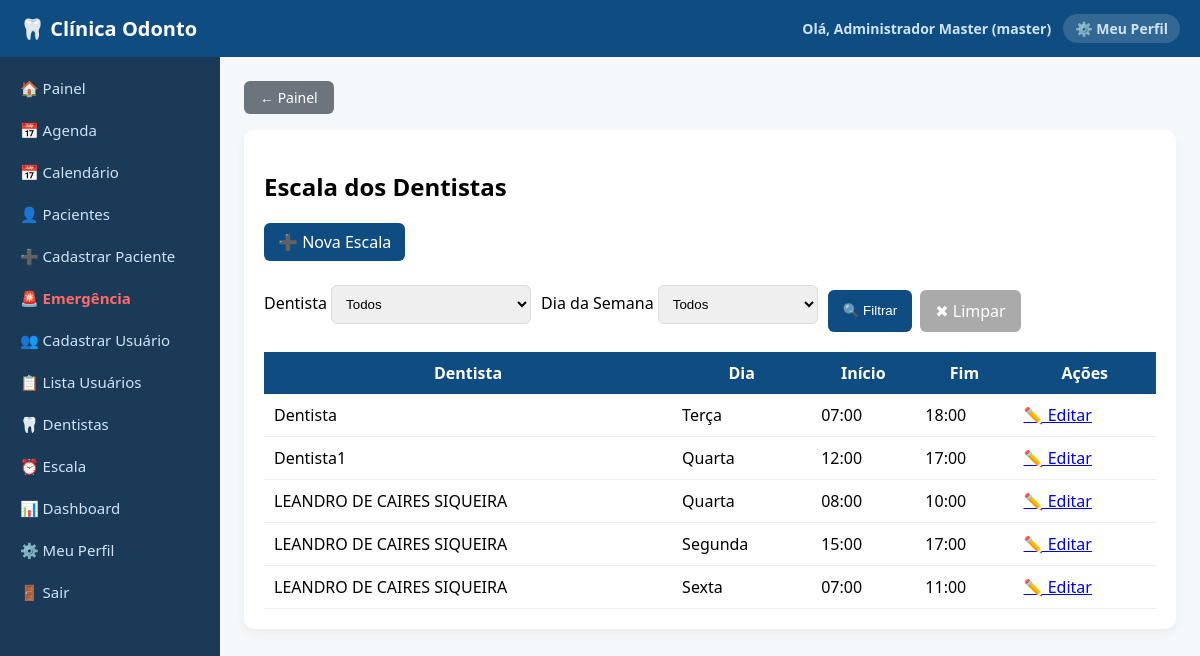
The page /escala (signed in) on the database as committed earlier.
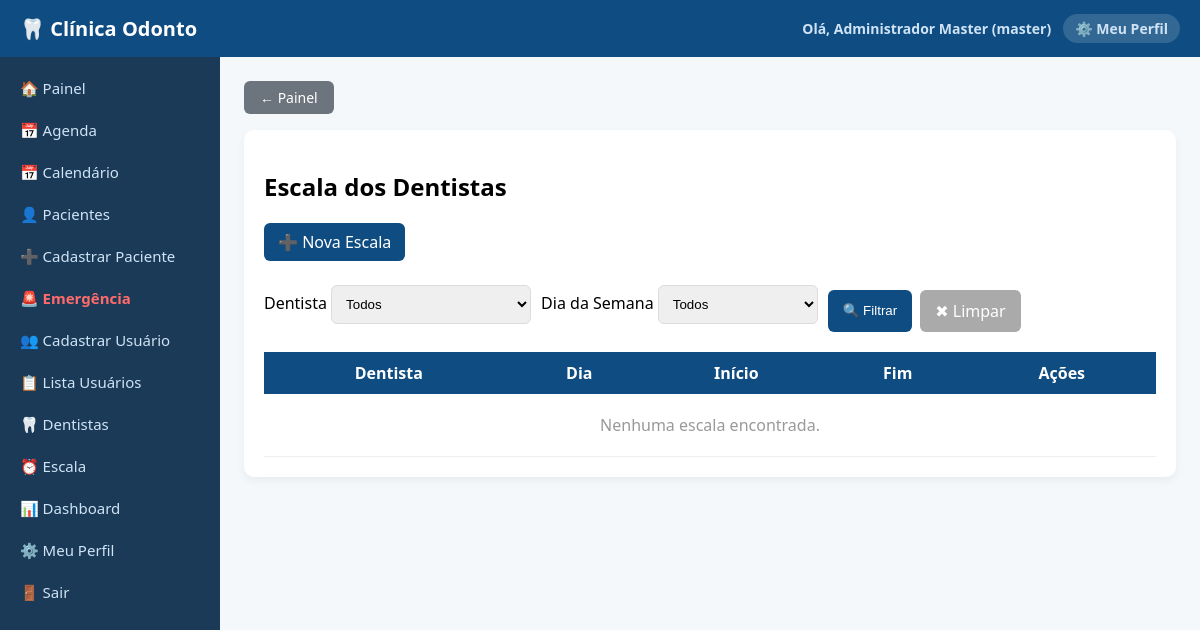
The same page on the database as committed later.
### tables this page shows
CREATE TABLE escala_dentistas (
            id INTEGER PRIMARY KEY AUTOINCREMENT,
            dentista_id INTEGER,
            dia_semana TEXT,
            hora_inicio TEXT,
            hora_fim TEXT
        );

CREATE TABLE usuarios (
            id INTEGER PRIMARY KEY AUTOINCREMENT,
            nome TEXT,
            email TEXT UNIQUE,
            senha TEXT,
            tipo TEXT,
            especialidade TEXT,
            cro TEXT
        );

### routes/consultas.py (the view)
@consultas.route('/escala')
@tipo_required(['master', 'admin', 'operador', 'atendente', 'dentista'])
def escala():
    tipo = session.get('usuario_tipo')
    dentista_id = request.args.get('dentista_id')
    dia_semana  = request.args.get('dia_semana')
    conn = get_db_connection()
    cur = conn.cursor()
    query = 'SELECT e.*, u.nome as dentista_nome FROM escala_dentistas e LEFT JOIN usuarios u ON u.id = e.dentista_id WHERE 1=1'
    params = []
    if tipo == 'dentista':
        query += f' AND e.dentista_id = {p()}'
        params.append(session.get('usuario_id'))
    elif dentista_id:
        query += f' AND e.dentista_id = {p()}'; params.append(dentista_id)
    if dia_semana:
        query += f' AND e.dia_semana = {p()}'; params.append(dia_semana)
    query += ' ORDER BY u.nome, e.dia_semana'
    cur.execute(query, params)
    lista = fetch_all(cur, cur.fetchall())
    cur.execute("SELECT * FROM usuarios WHERE tipo = 'dentista' ORDER BY nome")
    dents = fetch_all(cur, cur.fetchall())
    conn.close()
    pode_editar = tipo in ['master', 'admin', 'operador']
    return render_template('escala.html', escala=lista, dentistas=dents, pode_editar=pode_editar)

### db.py (called while the page is built)
def get_db_connection():
    if DATABASE_URL:
        import psycopg2
        import psycopg2.extras
        conn = psycopg2.connect(DATABASE_URL)
        conn.autocommit = False
        return conn
    else:
        conn = sqlite3.connect('database.db')
        conn.row_factory = sqlite3.Row
        return conn

def is_postgres():
    return bool(DATABASE_URL)

### routes/consultas.py (called while the page is built)
def fetch_all(cur, rows):
    return rows_as_dicts(rows, cur) if is_postgres() else rows

### routes/utils.py (called while the page is built)
def tipo_required(tipos_permitidos):
    def decorator(func):
        @wraps(func)
        def wrapper(*args, **kwargs):
            if 'usuario_tipo' not in session:
                return redirect('/login')
            if session['usuario_tipo'] not in tipos_permitidos:
                return "<h1>Acesso negado</h1>"
            return func(*args, **kwargs)
        return wrapper
    return decorator

### templates/escala.html (shortened to what this page needs)
{% extends "base.html" %}
{% block content %}
<a href="/" style="display:inline-block; padding:7px 16px; background:#6c757d; color:white; border-radius:6px; text-decoration:none; margin-bottom:16px; font-size:14px;">← Painel</a>
<div class="card">
<h2>Escala dos Dentistas</h2>
{% if pode_editar %}
<a href="/escala/nova" style="display:inline-block; margin-bottom:16px; padding:8px 14px; background:#0f4c81; color:white; border-radius:6px; text-decoration:none;">➕ Nova Escala</a>
{% endif %}
<form method="GET" style="display:flex; flex-wrap:wrap; gap:10px; align-items:flex-end; margin-bottom:20px;">
    <div>
        <label>Dentista</label>
        <select name="dentista_id" style="width:200px;">
            <option value="">Todos</option>
        </select>
    </div>
    <div>
        <label>Dia da Semana</label>
        <select name="dia_semana" style="width:160px;">
            <option value="">Todos</option>
        </select>
    </div>
    <div style="display:flex; gap:8px;">
        <button type="submit">🔍 Filtrar</button>
        <a href="/escala" style="padding:10px 15px; background:#aaa; color:white; border-radius:6px; text-decoration:none;">✖ Limpar</a>
    </div>
</form>
<table>
<tr>
    <th>Dentista</th>
    <th>Dia</th>
    <th>Início</th>
    <th>Fim</th>
    <th>Ações</th>
</tr>
{% for e in escala %}
<tr>
    <td>{{ e.dentista_nome }}</td>
    <td>{{ e.dia_semana }}</td>
    <td>{{ e.hora_inicio }}</td>
    <td>{{ e.hora_fim }}</td>
    <td>
        {% if pode_editar %}<a href="/escala/editar/{{ e.id }}">✏️ Editar</a>{% else %}—{% endif %}
    </td>
</tr>
{% endfor %}
{% if not escala %}
<tr><td colspan="5" style="text-align:center; color:#999; padding:20px;">Nenhuma escala encontrada.</td></tr>
{% endif %}
</table>
</div>
{% endblock %}

Rows that differ between the two databases and show on the page:
removed escala_dentistas: dentista_nome "Dentista", dia_semana "Terça", hora_inicio "07:00", hora_fim "18:00"
removed escala_dentistas: dentista_nome "Dentista1", dia_semana "Quarta", hora_inicio "12:00", hora_fim "17:00"
removed escala_dentistas: dentista_nome "LEANDRO DE CAIRES SIQUEIRA", dia_semana "Quarta", hora_inicio "08:00", hora_fim "10:00"
removed escala_dentistas: dentista_nome "LEANDRO DE CAIRES SIQUEIRA", dia_semana "Segunda", hora_inicio "15:00", hora_fim "17:00"
removed escala_dentistas: dentista_nome "LEANDRO DE CAIRES SIQUEIRA", dia_semana "Sexta", hora_inicio "07:00", hora_fim "11:00"
Other text that changed with them:
text now shown: "Nenhuma escala encontrada."
